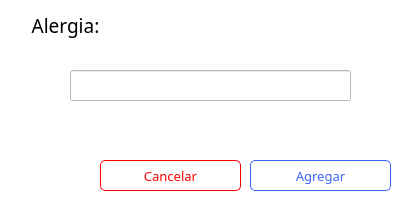
<?xml version="1.0" encoding="UTF-8"?>
<ui version="4.0">
 <class>medico_agregar_alergia_operacion_enfermedad</class>
 <widget class="QDialog" name="medico_agregar_alergia_operacion_enfermedad">
  <property name="geometry">
   <rect>
    <x>0</x>
    <y>0</y>
    <width>419</width>
    <height>221</height>
   </rect>
  </property>
  <property name="windowTitle">
   <string>Dialog</string>
  </property>
  <property name="styleSheet">
   <string notr="true">background-color: rgb(255, 255, 255);</string>
  </property>
  <widget class="QStackedWidget" name="stackedWidget">
   <property name="geometry">
    <rect>
     <x>0</x>
     <y>0</y>
     <width>411</width>
     <height>211</height>
    </rect>
   </property>
   <property name="currentIndex">
    <number>2</number>
   </property>
   <widget class="QWidget" name="page">
    <widget class="QPushButton" name="btn_agregar_enfermedad">
     <property name="geometry">
      <rect>
       <x>270</x>
       <y>180</y>
       <width>138</width>
       <height>31</height>
      </rect>
     </property>
     <property name="font">
      <font>
       <family>Montserrat</family>
       <pointsize>10</pointsize>
      </font>
     </property>
     <property name="cursor">
      <cursorShape>PointingHandCursor</cursorShape>
     </property>
     <property name="styleSheet">
      <string notr="true">*{
	background-color: white;
	color: #3E64FF;
	border: 1px solid #3E64FF;
	border-radius: 5px;
	padding: 5px;
}

:hover{
	color: white;
	background-color: #3E64FF;
}</string>
     </property>
     <property name="text">
      <string>Agregar</string>
     </property>
    </widget>
    <widget class="QPushButton" name="btn_cancelar_enfermedad">
     <property name="geometry">
      <rect>
       <x>120</x>
       <y>180</y>
       <width>141</width>
       <height>31</height>
      </rect>
     </property>
     <property name="font">
      <font>
       <family>Montserrat</family>
       <pointsize>10</pointsize>
      </font>
     </property>
     <property name="cursor">
      <cursorShape>PointingHandCursor</cursorShape>
     </property>
     <property name="styleSheet">
      <string notr="true">*{
	background-color: white;
	color: red;
	border: 1px solid red;
	border-radius: 5px;
	padding: 5px;
}

:hover{
	color: white;
	background-color: red;
}</string>
     </property>
     <property name="text">
      <string>Cancelar</string>
     </property>
    </widget>
    <widget class="QLabel" name="label_2">
     <property name="geometry">
      <rect>
       <x>0</x>
       <y>0</y>
       <width>141</width>
       <height>21</height>
      </rect>
     </property>
     <property name="font">
      <font>
       <family>Montserrat</family>
       <pointsize>12</pointsize>
       <weight>50</weight>
       <bold>false</bold>
      </font>
     </property>
     <property name="styleSheet">
      <string notr="true">color:black;
background:none;</string>
     </property>
     <property name="text">
      <string>Enfermedad:</string>
     </property>
     <property name="alignment">
      <set>Qt::AlignCenter</set>
     </property>
    </widget>
    <widget class="QLineEdit" name="line_enfermedad">
     <property name="geometry">
      <rect>
       <x>50</x>
       <y>20</y>
       <width>331</width>
       <height>31</height>
      </rect>
     </property>
     <property name="font">
      <font>
       <family>Montserrat Medium</family>
       <pointsize>12</pointsize>
      </font>
     </property>
     <property name="styleSheet">
      <string notr="true">color:#818181;</string>
     </property>
    </widget>
    <widget class="QLabel" name="label_3">
     <property name="geometry">
      <rect>
       <x>0</x>
       <y>60</y>
       <width>131</width>
       <height>21</height>
      </rect>
     </property>
     <property name="font">
      <font>
       <family>Montserrat</family>
       <pointsize>12</pointsize>
       <weight>50</weight>
       <bold>false</bold>
      </font>
     </property>
     <property name="styleSheet">
      <string notr="true">color: black;
background:none;</string>
     </property>
     <property name="text">
      <string>Descripción:</string>
     </property>
     <property name="alignment">
      <set>Qt::AlignCenter</set>
     </property>
    </widget>
    <widget class="QPlainTextEdit" name="txt_descripcion_enfermedad">
     <property name="geometry">
      <rect>
       <x>50</x>
       <y>90</y>
       <width>331</width>
       <height>71</height>
      </rect>
     </property>
     <property name="font">
      <font>
       <family>Montserrat Medium</family>
       <pointsize>12</pointsize>
      </font>
     </property>
     <property name="styleSheet">
      <string notr="true">color:#818181;</string>
     </property>
    </widget>
   </widget>
   <widget class="QWidget" name="page_3">
    <widget class="QPushButton" name="btn_agregar_operacion">
     <property name="geometry">
      <rect>
       <x>270</x>
       <y>180</y>
       <width>141</width>
       <height>31</height>
      </rect>
     </property>
     <property name="font">
      <font>
       <family>Montserrat</family>
       <pointsize>10</pointsize>
      </font>
     </property>
     <property name="cursor">
      <cursorShape>PointingHandCursor</cursorShape>
     </property>
     <property name="styleSheet">
      <string notr="true">*{
	background-color: white;
	color: #3E64FF;
	border: 1px solid #3E64FF;
	border-radius: 5px;
	padding: 5px;
}

:hover{
	color: white;
	background-color: #3E64FF;
}</string>
     </property>
     <property name="text">
      <string>Agregar</string>
     </property>
    </widget>
    <widget class="QPushButton" name="btn_cancelar_operacion">
     <property name="geometry">
      <rect>
       <x>120</x>
       <y>180</y>
       <width>141</width>
       <height>31</height>
      </rect>
     </property>
     <property name="font">
      <font>
       <family>Montserrat</family>
       <pointsize>10</pointsize>
      </font>
     </property>
     <property name="cursor">
      <cursorShape>PointingHandCursor</cursorShape>
     </property>
     <property name="styleSheet">
      <string notr="true">*{
	background-color: white;
	color: red;
	border: 1px solid red;
	border-radius: 5px;
	padding: 5px;
}

:hover{
	color: white;
	background-color: red;
}</string>
     </property>
     <property name="text">
      <string>Cancelar</string>
     </property>
    </widget>
    <widget class="QLineEdit" name="line_operacion">
     <property name="geometry">
      <rect>
       <x>60</x>
       <y>50</y>
       <width>321</width>
       <height>31</height>
      </rect>
     </property>
     <property name="font">
      <font>
       <family>Montserrat Medium</family>
       <pointsize>13</pointsize>
      </font>
     </property>
     <property name="styleSheet">
      <string notr="true">color:#818181;</string>
     </property>
     <property name="text">
      <string/>
     </property>
    </widget>
    <widget class="QLabel" name="label_4">
     <property name="geometry">
      <rect>
       <x>10</x>
       <y>10</y>
       <width>111</width>
       <height>31</height>
      </rect>
     </property>
     <property name="font">
      <font>
       <family>Montserrat</family>
       <pointsize>14</pointsize>
       <weight>50</weight>
       <bold>false</bold>
      </font>
     </property>
     <property name="styleSheet">
      <string notr="true">color: black;
background:none;</string>
     </property>
     <property name="text">
      <string>Operación:</string>
     </property>
     <property name="alignment">
      <set>Qt::AlignCenter</set>
     </property>
    </widget>
    <widget class="QLabel" name="label_5">
     <property name="geometry">
      <rect>
       <x>10</x>
       <y>90</y>
       <width>71</width>
       <height>31</height>
      </rect>
     </property>
     <property name="font">
      <font>
       <family>Montserrat</family>
       <pointsize>14</pointsize>
       <weight>50</weight>
       <bold>false</bold>
      </font>
     </property>
     <property name="styleSheet">
      <string notr="true">color: black;
background:none;</string>
     </property>
     <property name="text">
      <string>Fecha:</string>
     </property>
     <property name="alignment">
      <set>Qt::AlignCenter</set>
     </property>
    </widget>
    <widget class="QDateEdit" name="fecha_opercacion">
     <property name="geometry">
      <rect>
       <x>70</x>
       <y>120</y>
       <width>151</width>
       <height>31</height>
      </rect>
     </property>
     <property name="font">
      <font>
       <family>Montserrat Medium</family>
       <pointsize>13</pointsize>
      </font>
     </property>
     <property name="styleSheet">
      <string notr="true">color:#818181;</string>
     </property>
    </widget>
   </widget>
   <widget class="QWidget" name="page_2">
    <widget class="QPushButton" name="btn_agregar_alergia">
     <property name="geometry">
      <rect>
       <x>250</x>
       <y>160</y>
       <width>141</width>
       <height>31</height>
      </rect>
     </property>
     <property name="font">
      <font>
       <family>Montserrat</family>
       <pointsize>10</pointsize>
      </font>
     </property>
     <property name="cursor">
      <cursorShape>PointingHandCursor</cursorShape>
     </property>
     <property name="styleSheet">
      <string notr="true">*{
	background-color: white;
	color: #3E64FF;
	border: 1px solid #3E64FF;
	border-radius: 5px;
	padding: 5px;
}

:hover{
	color: white;
	background-color: #3E64FF;
}</string>
     </property>
     <property name="text">
      <string>Agregar</string>
     </property>
    </widget>
    <widget class="QPushButton" name="btn_cancelar_alergia">
     <property name="geometry">
      <rect>
       <x>100</x>
       <y>160</y>
       <width>141</width>
       <height>31</height>
      </rect>
     </property>
     <property name="font">
      <font>
       <family>Montserrat</family>
       <pointsize>10</pointsize>
      </font>
     </property>
     <property name="cursor">
      <cursorShape>PointingHandCursor</cursorShape>
     </property>
     <property name="styleSheet">
      <string notr="true">*{
	background-color: white;
	color: red;
	border: 1px solid red;
	border-radius: 5px;
	padding: 5px;
}

:hover{
	color: white;
	background-color: red;
}</string>
     </property>
     <property name="text">
      <string>Cancelar</string>
     </property>
    </widget>
    <widget class="QLabel" name="label">
     <property name="geometry">
      <rect>
       <x>10</x>
       <y>10</y>
       <width>111</width>
       <height>31</height>
      </rect>
     </property>
     <property name="font">
      <font>
       <family>Montserrat</family>
       <pointsize>14</pointsize>
       <weight>50</weight>
       <bold>false</bold>
      </font>
     </property>
     <property name="styleSheet">
      <string notr="true">color: black;
background:none;</string>
     </property>
     <property name="text">
      <string>Alergia:</string>
     </property>
     <property name="alignment">
      <set>Qt::AlignCenter</set>
     </property>
    </widget>
    <widget class="QLineEdit" name="line_alergia">
     <property name="geometry">
      <rect>
       <x>70</x>
       <y>70</y>
       <width>281</width>
       <height>31</height>
      </rect>
     </property>
     <property name="font">
      <font>
       <family>Montserrat Medium</family>
       <pointsize>14</pointsize>
      </font>
     </property>
     <property name="styleSheet">
      <string notr="true">color:#818181</string>
     </property>
     <property name="text">
      <string/>
     </property>
    </widget>
   </widget>
  </widget>
 </widget>
 <resources/>
 <connections/>
</ui>
